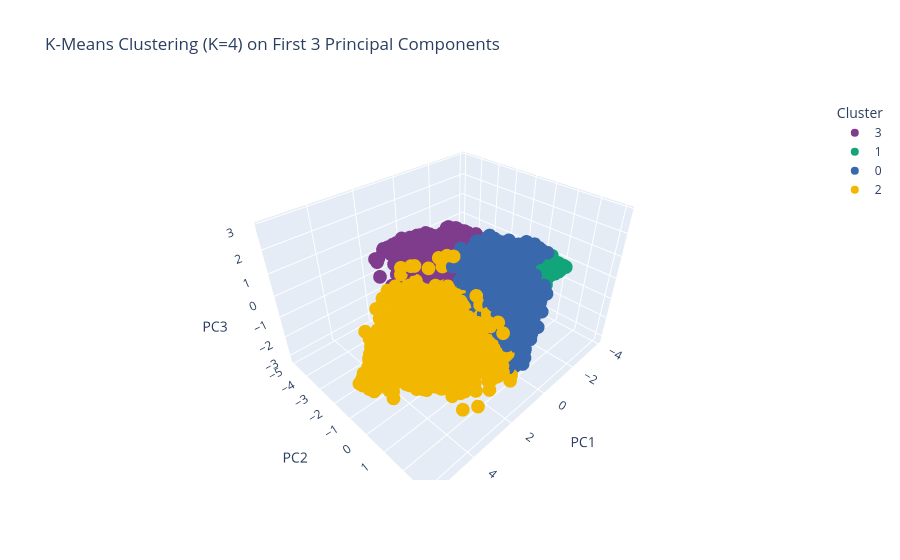

Source (notebook cell):
### Markdown cell above
## 3D Plot

### Code cell
import plotly.express as px
import pandas as pd
from sklearn.cluster import KMeans

# 1. Define optimal K based on your silhouette scores (replace with your best K)
OPTIMAL_K = 4 

# 2. Refit KMeans with the chosen K (since the loop overwrote the 'labels' variable)
kmeans_final = KMeans(n_clusters=OPTIMAL_K, random_state=42, n_init=20)
labels_final = kmeans_final.fit_predict(X_pca)

# 3. Extract the first 3 PCs for spatial plotting
df_plot = pd.DataFrame(X_pca[:, :3], columns=['PC1', 'PC2', 'PC3'])

# 4. Cast labels to strings for discrete categorical colors
df_plot['Cluster'] = labels_final.astype(str) 

# 5. Generate the interactive 3D scatter plot
fig = px.scatter_3d(
    df_plot,
    x='PC1',
    y='PC2',
    z='PC3',
    color='Cluster',
    title=f'K-Means Clustering (K={OPTIMAL_K}) on First 3 Principal Components',
    color_discrete_sequence=px.colors.qualitative.Bold
)


fig.show()

### Figure 1 — Plotly figure (JSON) as saved in the notebook; plotly's stock layout.template omitted (floating-point values rounded to 4 significant figures; data arrays with more than 128 entries replaced by an {"elided": "..."} marker saying what was removed)
{"data": [{"hovertemplate": "Cluster=3<br>PC1=%{x}<br>PC2=%{y}<br>PC3=%{z}<extra></extra>", "legendgroup": "3", "marker": {"color": "rgb(127, 60, 141)", "symbol": "circle"}, "mode": "markers", "name": "3", "scene": "scene", "showlegend": true, "type": "scatter3d", "x": {"elided": "2166 float values"}, "y": {"elided": "2166 float values"}, "z": {"elided": "2166 float values"}}, {"hovertemplate": "Cluster=1<br>PC1=%{x}<br>PC2=%{y}<br>PC3=%{z}<extra></extra>", "legendgroup": "1", "marker": {"color": "rgb(17, 165, 121)", "symbol": "circle"}, "mode": "markers", "name": "1", "scene": "scene", "showlegend": true, "type": "scatter3d", "x": {"elided": "2071 float values"}, "y": {"elided": "2071 float values"}, "z": {"elided": "2071 float values"}}, {"hovertemplate": "Cluster=0<br>PC1=%{x}<br>PC2=%{y}<br>PC3=%{z}<extra></extra>", "legendgroup": "0", "marker": {"color": "rgb(57, 105, 172)", "symbol": "circle"}, "mode": "markers", "name": "0", "scene": "scene", "showlegend": true, "type": "scatter3d", "x": {"elided": "2936 float values"}, "y": {"elided": "2936 float values"}, "z": {"elided": "2936 float values"}}, {"hovertemplate": "Cluster=2<br>PC1=%{x}<br>PC2=%{y}<br>PC3=%{z}<extra></extra>", "legendgroup": "2", "marker": {"color": "rgb(242, 183, 1)", "symbol": "circle"}, "mode": "markers", "name": "2", "scene": "scene", "showlegend": true, "type": "scatter3d", "x": {"elided": "1777 float values"}, "y": {"elided": "1777 float values"}, "z": {"elided": "1777 float values"}}], "layout": {"legend": {"title": {"text": "Cluster"}, "tracegroupgap": 0}, "scene": {"domain": {"x": [0, 1], "y": [0, 1]}, "xaxis": {"title": {"text": "PC1"}}, "yaxis": {"title": {"text": "PC2"}}, "zaxis": {"title": {"text": "PC3"}}}, "title": {"text": "K-Means Clustering (K=4) on First 3 Principal Components"}}}
